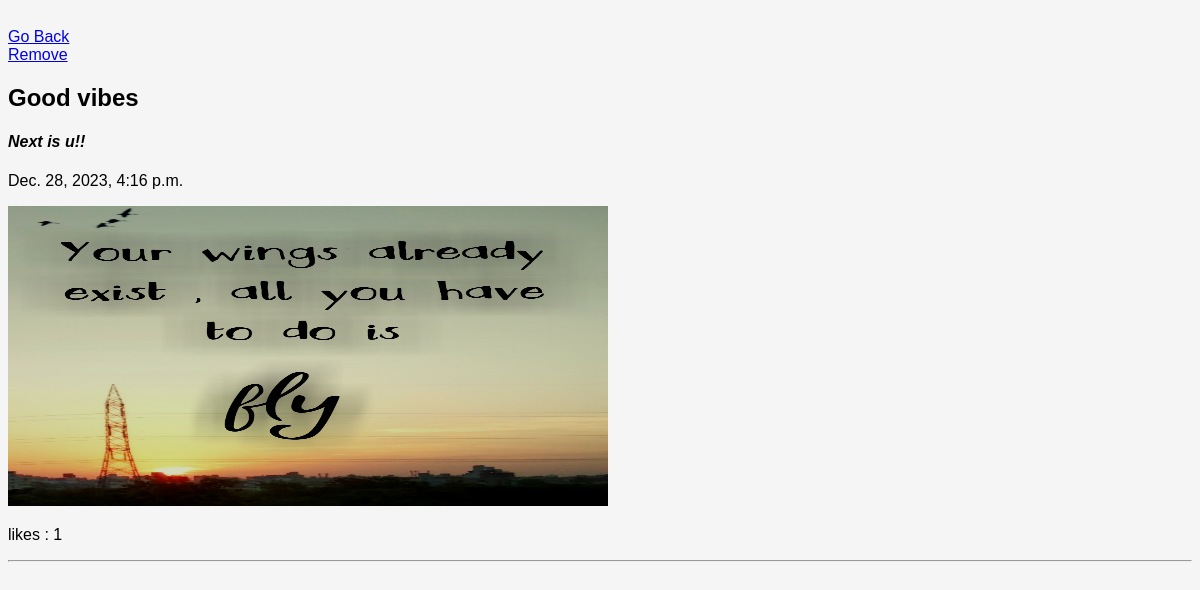
Screenshot of /view_blog/ (signed in) with the database file from the repository.
### blog/models.py (models this page shows, shortened)
class Blog(models.Model):
    author = models.ForeignKey(User, on_delete=models.CASCADE, blank=True, null=True)
    title = models.CharField(max_length=200)
    description = models.TextField(blank=True, null=True)
    blog_image = models.ImageField(upload_to='blog_images/', blank=True, null=True, verbose_name='Blog Picture')
    date = models.DateTimeField(auto_now_add=True)
    i_likes = models.ManyToManyField(
        Profile,
        symmetrical=False,
        related_name='u_likes',
        blank=True
    )
    class Meta:
        ordering = ["date"]

### blog/views.py (the view)
# urls.py: path('view_blog/', ViewBlog.as_view(), name='view'),
class ViewBlog(LoginRequiredMixin, ListView):
    model = Blog
    context_object_name = 'view'
    template_name = 'blog/view_blog.html'
    def get_context_data(self, **kwargs):
        context = super().get_context_data(**kwargs)
        context['view'] = context['view'].filter(author=self.request.user.id)
        return context

### blog/templates/blog/view_blog.html (shortened to what this page needs)
{% extends 'blog/master.html' %}
{% block content %}
    <a href="{% url 'home' %}">Go Back</a>
    <br>
    {% if user.is_authenticated %}
        {% for blog in view %}
            <a href="{% url 'remove_blog' blog.id %}"> Remove </a>
            <h2> {{blog.title}} </h2>
            <h4> <i>{{blog.description}} </i></h4>
            <p> {{blog.date}} </p>
            <img src="{{blog.blog_image.url}}" alt="---------pic---------" width="600" height="300">
            <p> likes : {{blog.i_likes.count}} </p>
            <hr>
            {% empty %}
                <h3> No Blog Found </h3>
        {% endfor %}
    {% endif %}
{% endblock %}

### productionfiles/chat_style.css (style rules this page uses)
body { background-color: whitesmoke; font-family: 'Nunito', sans-serif; padding-top: 20px; }

### rows the page displays
Blog: title "Good vibes", description "Next is u!!", date "Dec. 28, 2023, 4:16 p.m.", blog_image (picture), i_likes.count "1"
